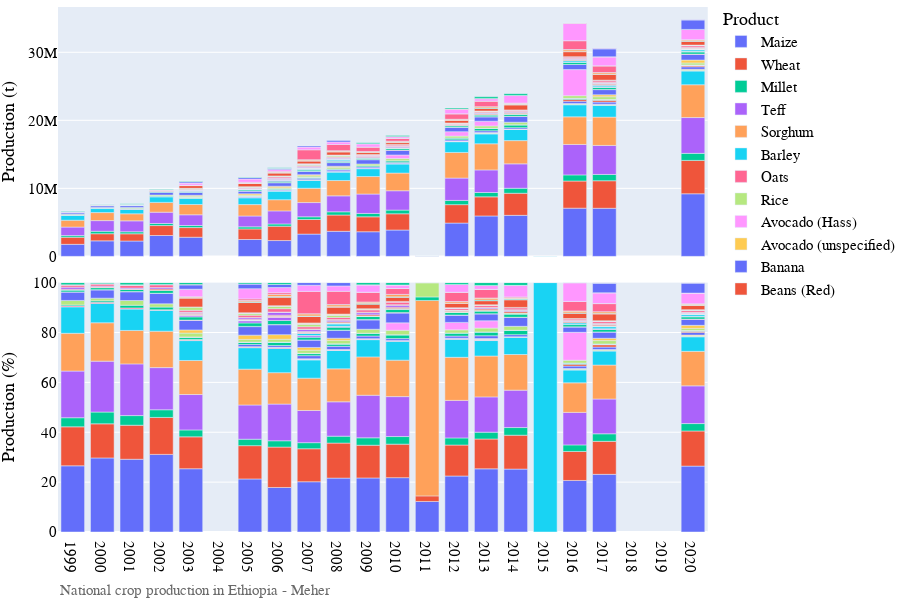

This figure's notebook cell:
### Markdown cell above
# Visualization of production data

### Code cell
# Bar chart of national crop production
country_iso, country_name = 'ET', 'Ethiopia'
df = pd.read_csv('../data/crop/adm_crop_production_%s.csv' % country_iso, index_col=0)
df['year'] = df['harvest_year']
year = [df['year'].min(), df['year'].max()]
product_order = ['Maize', 'Wheat','Millet', 'Teff','Sorghum','Barley','Oats','Rice']
for season_name in ['Meher']:
    footnote = 'National crop production in %s - %s' % (country_name, season_name)
    fn_save = '../figures/%s_bar_natgrainprod_%s.png' % (country_iso, season_name)
    sub = df[df['season_name'] == season_name]
    fig = PlotBarProduction(sub, year, product_order, footnote, fn_save)
    fig.show()
